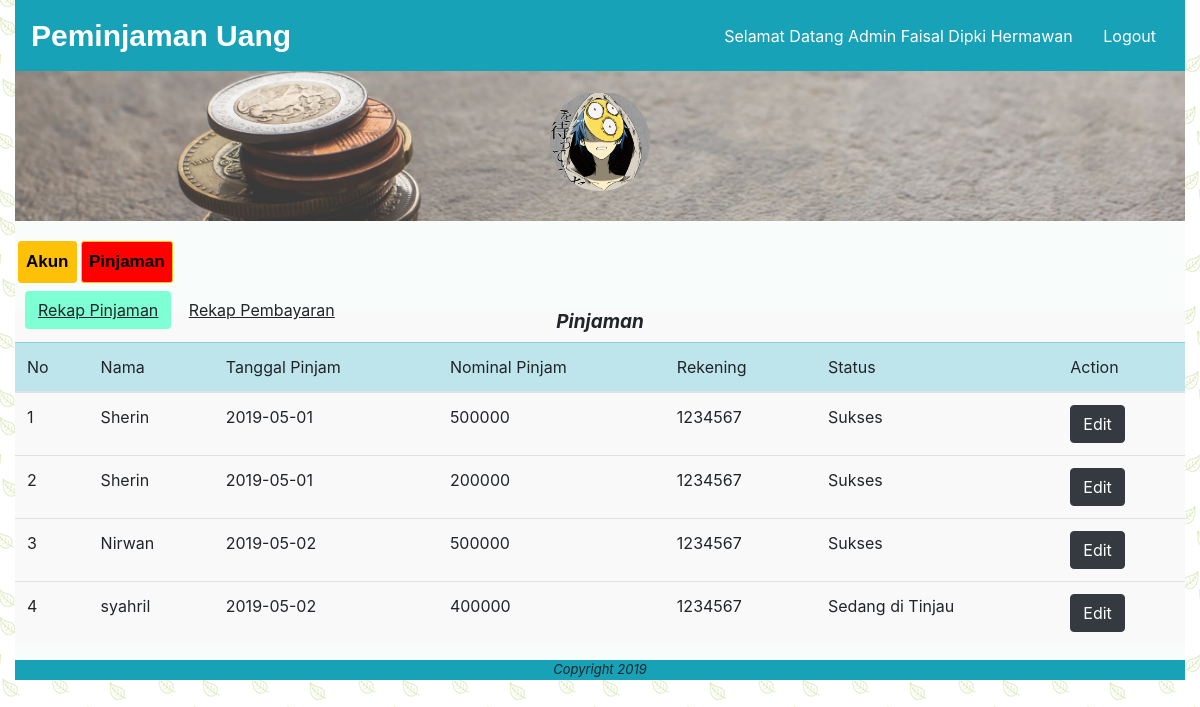
/index.php?page=content&module=pinjaman&action=rekap&table=rekap_pinjaman (signed in), run on the app's committed database.
### tables this page shows
CREATE TABLE `user` (
  `id_user` int(11) NOT NULL,
  `nama_user` varchar(100) NOT NULL,
  `foto_user` varchar(100) NOT NULL,
  `username` varchar(20) NOT NULL,
  `password` varchar(20) NOT NULL,
  `level` varchar(20) NOT NULL
);

CREATE TABLE `pinjaman` (
  `id_pinjaman` int(10) NOT NULL,
  `id_user` int(10) NOT NULL,
  `tanggal_pinjam` date NOT NULL,
  `nominal_pinjam` int(50) NOT NULL,
  `rekening` int(20) NOT NULL,
  `status` varchar(100) NOT NULL
);

### module/pinjaman/table_pinjaman.php (the view)
<?php
		if($level == "nasabah"){
			$queryPinjaman = mysqli_query($koneksi, "SELECT * FROM pinjaman WHERE id_user='$id_user'");
		}elseif($level == "admin"){
			$queryPinjaman = mysqli_query($koneksi, "SELECT pinjaman.*, user.nama_user FROM pinjaman JOIN user ON pinjaman.id_user=user.id_user");
		}
	?>
	<h2 class="judul-table">Pinjaman</h2>
	<table class="table table-hover">
		<thead class="table-info">
			<tr>
				<th>No</th>
				<th>Nama</th>
				<th>Tanggal Pinjam</th>
				<th>Nominal Pinjam</th>
				<th>Rekening</th>
				<th>Status</th>
				<?php if($level == "admin") : ?>
					<th>Action</th>
				<?php endif; ?>
			</tr>
		</thead>
		<?php $no=1; ?>
		<?php while($row = mysqli_fetch_assoc($queryPinjaman)) : ?>
			<tr>
				<td><?= $no ?></td>
				<?php if($level == "nasabah") : ?>
					<td><?= $nama_user ?></td>
				<?php elseif($level == "admin") : ?>
					<td><?= $row["nama_user"] ?></td>
				<?php endif; ?>
				<td><?= $row["tanggal_pinjam"] ?></td>
				<td><?= $row["nominal_pinjam"] ?></td>
				<td><?= $row["rekening"] ?></td>
				<td><?= $row["status"] ?></td>
				<?php if($level == "admin") : ?>
					<td><a class="btn btn-dark" href="<?php echo BASE_URL."index.php?page=content&module=pinjaman&action=form_pinjam&id_pinjaman=$row[id_pinjaman]" ?>">Edit</a></td>
				<?php endif; ?>
			</tr>
			<?php $no++ ?>
		<?php endwhile; ?>
	</table>

### index.php (shortened to what this page needs)
<?php
	include_once "function/koneksi.php";
	$id_user = isset($_SESSION["id_user"]) ? $_SESSION["id_user"] : false;
	$nama_user = isset($_SESSION["nama_user"]) ? $_SESSION["nama_user"] : false;
	$level = isset($_SESSION["level"]) ? $_SESSION["level"] : false;
	$page_name = isset($_GET["page"]) ? $_GET["page"] : false;
	$page_cover = isset($_GET["pageC"]) ? $_GET["pageC"] : false;
?>
<!DOCTYPE html>
<html>
	<head>
		<link rel="stylesheet" href="css/style.css">
		<link rel="stylesheet" href="function/bootstrap-4.3.1-dist/css/bootstrap.min.css">
	</head>
	<body>
		<div class="container-fluid">
			<div class="navbar navbar-info bg-info">
				<?php if($id_user) : ?>
					<div class="judul navbar-brand">
						<a href="<?php echo BASE_URL."index.php?pageC=main" ?>">Peminjaman Uang</a>
					</div>
				<?php else : ?>
					<div class="judul navbar-brand">
						<a href="<?php echo BASE_URL."index.php?pageC=main" ?>">Peminjaman Uang</a>
					</div>
				<?php endif; ?>
				<?php if($id_user && $page_name) : ?>
					<div class="menu navbar-text">
						<?php if($level == "admin") : ?>
							<a class="btn btn-link" href="<?php echo BASE_URL."index.php?page=content&module=user&action=akun" ?>">Selamat Datang Admin <?= $nama_user ?></a>
						<?php elseif($level == "nasabah") : ?>
							<a href="<?php echo BASE_URL."index.php?page=content&module=user&action=akun" ?>">Selamat Datang <?= $nama_user ?></a>
						<?php endif; ?>
						<a class="btn btn-link" href="logout.php">Logout</a>
					</div>
				<?php elseif($id_user) : ?>
					<div class="menu navbar-text">
						<a class="btn btn-link" href="logout.php">Logout</a>
					</div>
				<?php endif; ?>
			</div>
			<?php if($id_user && $page_name) : ?>
				<div class="cover-foto">
					<?php
						$queryFoto = mysqli_query($koneksi, "SELECT id_user, foto_user FROM user WHERE id_user='$id_user'");
						$rowFoto = mysqli_fetch_assoc($queryFoto);
					?>
					<div class="foto"><img src="<?php echo BASE_URL."foto/$rowFoto[foto_user]"; ?>" alt="profile" style="width: 100px;"></div>
				</div>
			<?php endif; ?>
			<div class="content">
				<?php
					$page = "$page_name.php";
					$pageC = "$page_cover.php";
					if($id_user){
						if(file_exists($page)){
							include_once ($page);
						}elseif(file_exists($pageC)){
							include_once $pageC;
						}
					}else{
						if(file_exists($pageC)){
							include_once ($pageC);
						}else{
							include_once "main.php";
						}
					}
				?>
			</div>
			<div class="footer">
				<p>Copyright 2019</p>
			</div>
		</div>
	</body>
</html>

### css/style.css (style rules this page uses)
html, body, div, span, applet, object, iframe, h1, h2, h3, h4, h5, h6, p, blockquote, pre, a, abbr, acronym, address, big, cite, code, del, dfn, em, img, ins, kbd, q, s, samp, small, strike, strong, sub, sup, tt, var, b, u, i, center, dl, dt, dd, ol, ul, li, fieldset, form, label, legend, table, caption, tbody, tfoot, thead, tr, th, td, article, aside, canvas, details, embed, figure, figcaption, footer, header, hgroup, menu, nav, output, ruby, section, summary, time, mark, audio, video { margin: 0; padding: 0; border: 0; font-size: 100%; font: inherit; vertical-align: baseline; }
body { line-height: 1; }
table { border-collapse: collapse; border-spacing: 0; }
body { background-image: url('leaves.png'); }
.judul a { font-size: 30px; text-decoration: none; color: white; font-weight: bold; font-family: arial; }
.menu a { color: white; }
.foto { width: 100px;height: 100px;border-radius: 50%;margin: auto;line-height: 100px;overflow: hidden; }
.cover-foto { height: 150px; padding-top: 20px; box-sizing: border-box; background-image: url('steve-johnson-628975-unsplash.jpg'); background-size: cover; background-position: 0 -46px; }
.footer { background-color: #17a2b8;height: 20px; }
.footer p { font-size: 13px; text-align: center; font-style: italic; }
.content { background-color: #f8fcfb; overflow: hidden; }
.judul-table { font-size: 19px; text-align: center; font-weight: bold; font-style: italic; }

### data on the page
user: foto_user (picture)
pinjaman: id_user.nama_user "Sherin", tanggal_pinjam "2019-05-01", nominal_pinjam "500000", rekening "1234567", status "Sukses"
pinjaman: id_user.nama_user "Sherin", tanggal_pinjam "2019-05-01", nominal_pinjam "200000", rekening "1234567", status "Sukses"
pinjaman: id_user.nama_user "Nirwan", tanggal_pinjam "2019-05-02", nominal_pinjam "500000", rekening "1234567", status "Sukses"
pinjaman: id_user.nama_user "syahril", tanggal_pinjam "2019-05-02", nominal_pinjam "400000", rekening "1234567", status "Sedang di Tinjau"

### other printed values
$nama_user "Faisal Dipki Hermawan"
